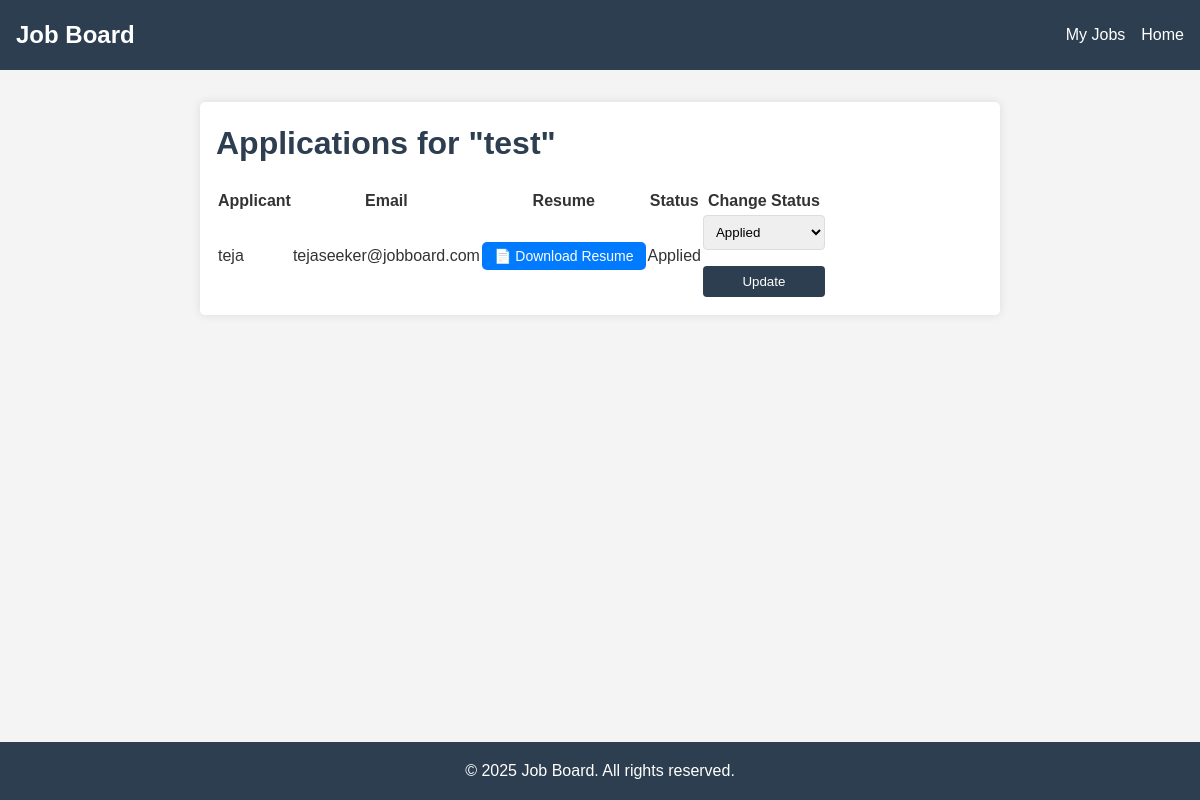
Page /employer/job/3/applications (signed in) on the committed database.
### backend/models.py (models this page shows)
class Job(db.Model):
    __tablename__ = 'job'
    id = db.Column(db.Integer, primary_key=True)
    title = db.Column(db.String(100), nullable=False)
    description = db.Column(db.Text)
    location = db.Column(db.String(100))
    salary = db.Column(db.Float)
    category = db.Column(db.String(100))
    employer_id = db.Column(db.Integer, db.ForeignKey('employer.id'), nullable=False)
    employer = db.relationship('Employer', back_populates='jobs', lazy=True)
    applications = db.relationship('Application', back_populates='job', lazy=True)

class Application(db.Model):
    __tablename__ = 'application'
    id = db.Column(db.Integer, primary_key=True)
    job_id = db.Column(db.Integer, db.ForeignKey('job.id'), nullable=False)
    seeker_id = db.Column(db.Integer, db.ForeignKey('job_seeker.id'), nullable=False)
    status = db.Column(db.String(50), default='Applied')
    job = db.relationship('Job', back_populates='applications', lazy=True)
    seeker = db.relationship('JobSeeker', back_populates='applications', lazy=True)

class JobSeeker(db.Model):
    __tablename__ = 'job_seeker'
    id = db.Column(db.Integer, primary_key=True)
    name = db.Column(db.String(100), nullable=False)
    email = db.Column(db.String(120), unique=True, nullable=False)
    password = db.Column(db.String(200), nullable=False)
    resume = db.Column(db.String(200))
    applications = db.relationship('Application', back_populates='seeker', lazy=True)

### backend/app.py (the view)
    @app.route("/employer/job/<int:job_id>/applications")
    @login_required(role="employer")
    def employer_view_applications(job_id):
        job = Job.query.get_or_404(job_id)
        if job.employer_id != session["user_id"]:
            flash("Unauthorized.", "danger")
            return redirect(url_for("employer_jobs"))
        applications = (
            Application.query.filter_by(job_id=job_id)
            .join(JobSeeker)
            .add_entity(JobSeeker)
            .all()
        )
        return render_template(
            "employer_view_applications.html",
            job=job,
            applications=applications
        )

### templates/employer_view_applications.html (shortened to what this page needs)
<!DOCTYPE html>
<html lang="en">
<head>
    <link rel="stylesheet" href="{{ url_for('static', filename='css/style.css') }}">
</head>
<body>
<nav>
    <h2>Job Board</h2>
    <ul>
        <li><a href="{{ url_for('employer_jobs') }}">My Jobs</a></li>
        <li><a href="{{ url_for('index') }}">Home</a></li>
    </ul>
</nav>
<main>
    <h1>Applications for "{{ job.title }}"</h1>
    <table>
        <thead>
        <tr>
            <th>Applicant</th>
            <th>Email</th>
            <th>Resume</th>
            <th>Status</th>
            <th>Change Status</th>
        </tr>
        </thead>
        <tbody>
        {% for app, seeker in applications %}
            <tr>
                <td>{{ seeker.name }}</td>
                <td>{{ seeker.email }}</td>
                <td>
                    {% if seeker.resume %}
                        <a href="{{ url_for('uploaded_file', filename=seeker.resume) }}"
                           class="btn-download" target="_blank">
                            📄 Download Resume
                        </a>
                    {% else %}
                        No Resume
                    {% endif %}
                </td>
                <td>{{ app.status }}</td>
                <td>
                    <form method="post"
                          action="{{ url_for('update_application_status', application_id=app.id) }}">
                        <select name="status">
                            <option value="Applied" {% if app.status=='Applied' %}selected{% endif %}>Applied</option>
                        </select>
                        <button type="submit">Update</button>
                    </form>
                </td>
            </tr>
        {% endfor %}
        </tbody>
    </table>
</main>
<footer>
    <p>&copy; 2025 Job Board. All rights reserved.</p>
</footer>
</body>
</html>

### static/css/style.css (style rules this page uses)
* { margin: 0; padding: 0; box-sizing: border-box; }
body { font-family: 'Arial', sans-serif; line-height: 1.6; background-color: #f4f4f4; color: #333; }
nav { background-color: #2c3e50; color: white; padding: 1rem; display: flex; justify-content: space-between; align-items: center; }
nav h2 { margin: 0; }
nav ul { list-style: none; display: flex; gap: 1rem; }
nav a { color: white; text-decoration: none; }
main { max-width: 800px; margin: 2rem auto; padding: 1rem; background: white; border-radius: 5px; box-shadow: 0 0 10px rgba(0, 0, 0, 0.1); }
h1 { color: #2c3e50; margin-bottom: 1rem; }
form { display: grid; gap: 1rem; max-width: 400px; }
input, select, textarea, button { padding: 0.5rem; border: 1px solid #ddd; border-radius: 4px; }
button { background-color: #2c3e50; color: white; border: none; cursor: pointer; }
a { color: #2980b9; text-decoration: none; }
footer { text-align: center; padding: 1rem; background-color: #2c3e50; color: white; position: fixed; width: 100%; bottom: 0; }
.btn-download { background-color: #007bff; padding: 6px 12px; color: white; text-decoration: none; border-radius: 5px; font-size: 14px; }

### rows in the picture
Job: title "test"
Application: name "teja", email "tejaseeker@jobboard.com", status "Applied"
